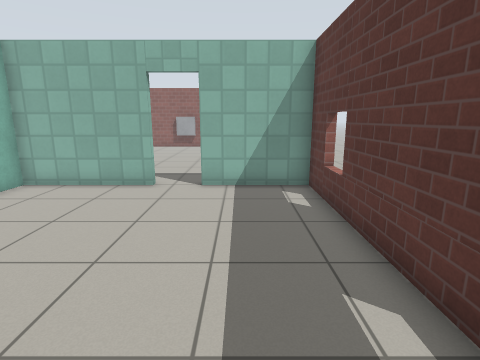
view 1 (above)

15 first-person views from a walk through a world built for the Gazebo simulator. The camera is 1.2 m above the floor, tilts 12° down and sees 80° across. The floor is counted in squares, 0.5 m on a side. Each view is taken from the middle of a square. On the plan, view 1 faces up. The plan holds only what a view shows up to about 18 squares ahead; the rest is blank. Gazebo's built-in surfaces are drawn with simple patterns.

view 2
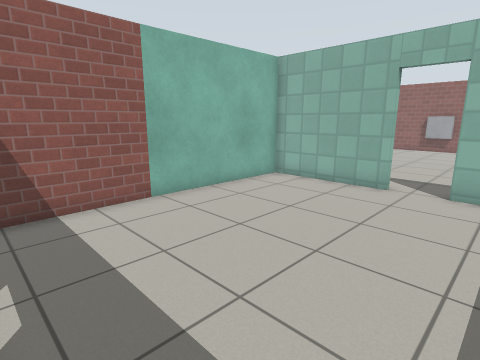

view 3
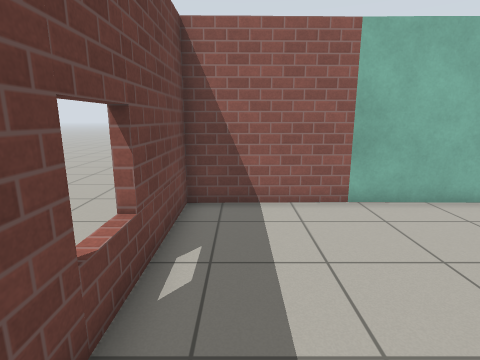

view 4
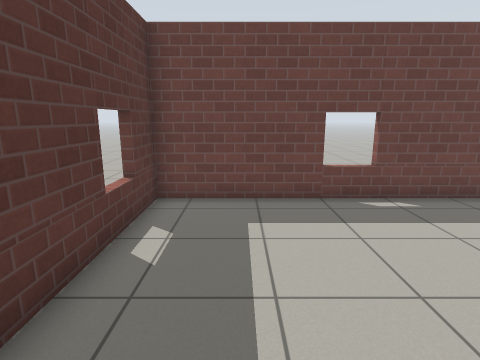

view 5
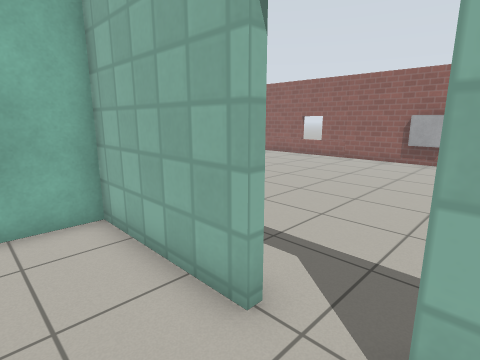

view 6
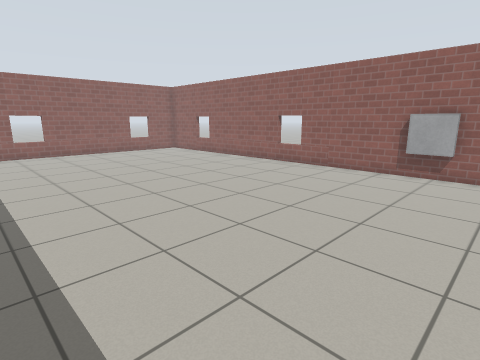

view 7
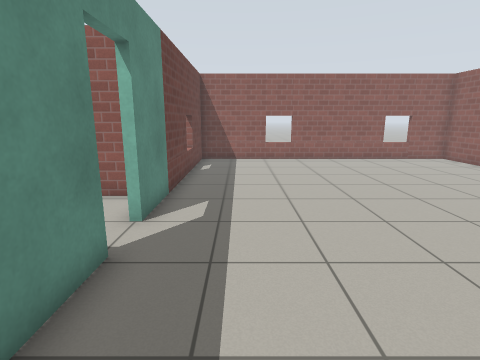

view 8
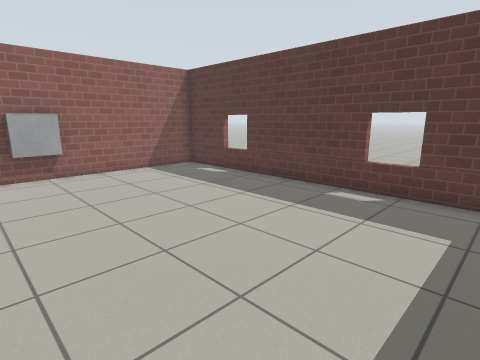

view 9
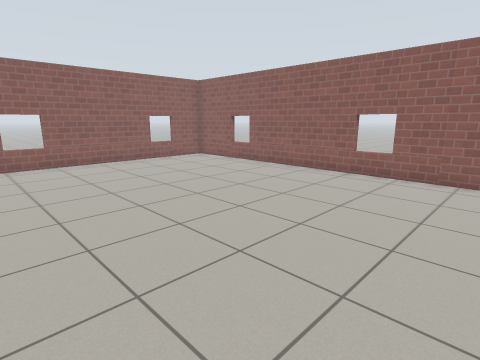

view 10
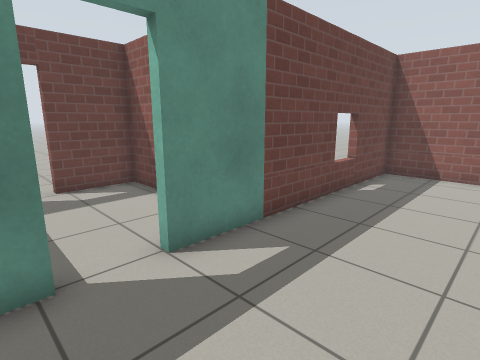

view 11
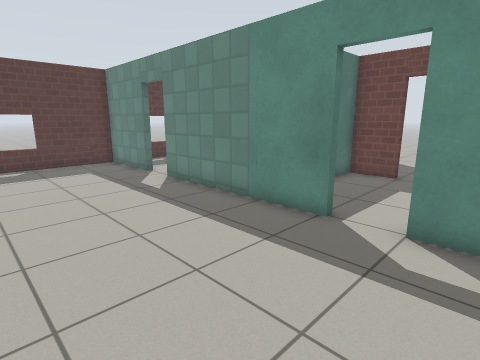

view 12
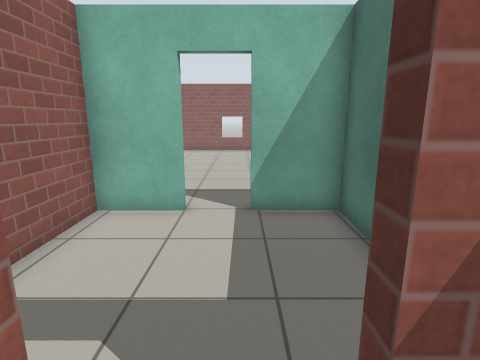

view 13
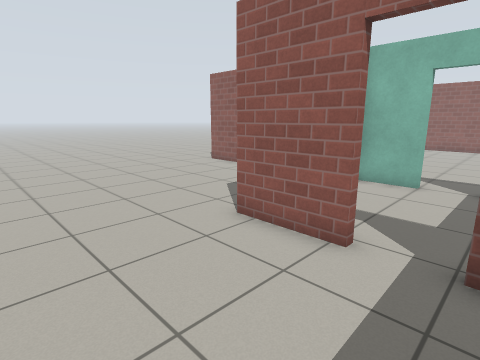

view 14
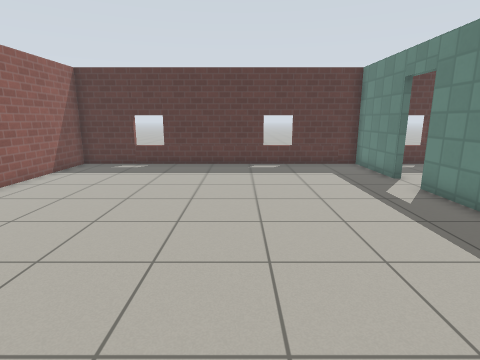

view 15
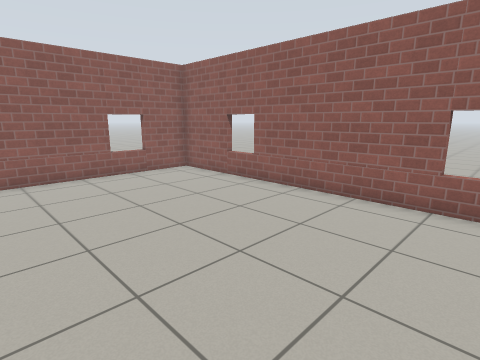

### Floor plan
Ten units are one square. View 1 is at (0, 0); x grows to the right and y downward. Boxes are objects, and circles mark ways between rooms. Rooms are numbered by the first view taken in them; rooms with no view inside come last. Other rooms are left out.
<svg viewBox="-244 -261 275 271">
<path fill="none" stroke="#000" d="M-32 -104 -83 -104 -80 5 26 5 26 -104 -14 -104M-107 -107 -32 -107M-14 -107 26 -107 26 -256 -236 -256 -236 -107 -125 -107M-121 -40 -151 -40M-99 -40 -104 -40M-203 -108 -203 -102M-216 -104 -239 -104M-104 -43 -84 -43 -84 -57M-125 -104 -148 -104 -148 -43 -121 -43M-84 -84 -83 -104 -107 -104"/>
<rect x="-55" y="-255" width="20" height="10" fill="#bbb"><title>window</title></rect>
<circle cx="-25" cy="-105" r="3" fill="#2a7"/>
<circle cx="-115" cy="-105" r="3" fill="#2a7"/>
<circle cx="-115" cy="-40" r="3" fill="#2a7"/>
<text x="-30" y="-50">1</text>
<text x="-110" y="-190">2</text>
<text x="-170" y="-30">3</text>
<text x="-120" y="-70">4</text>
</svg>
Room 1 opens to room 2. Room 2 opens to room 4. Room 3 opens to room 4.

Where each view was taken, in squares from view 1:
view 1: 0 up, 0 right, facing up
view 2: 0 up, 0 right, facing up-left
view 3: 1 up, 0 right, facing left
view 4: 8 up, 0 right, facing down
view 5: 8 up, 1 left, facing up-left
view 6: 12 up, 2 left, facing up-left
view 7: 13 up, 6 left, facing left
view 8: 12 up, 7 left, facing up-right
view 9: 13 up, 7 left, facing up-left
view 10: 15 up, 10 left, facing down-left
view 11: 17 up, 14 left, facing down-right
view 12: 3 up, 11 left, facing up
view 13: 1 down, 10 left, facing up-left
view 14: 17 up, 13 left, facing right
view 15: 17 up, 11 left, facing up-left
